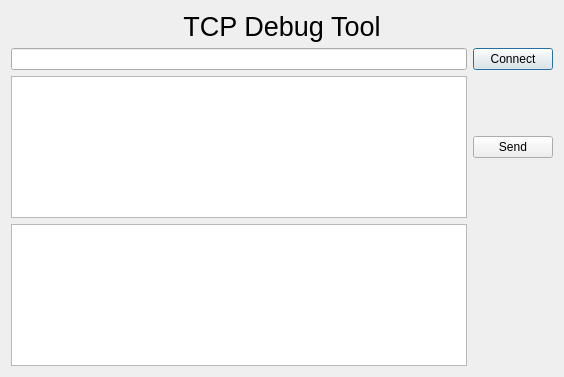
<?xml version="1.0" encoding="UTF-8"?>
<ui version="4.0">
 <class>tcptool</class>
 <widget class="QDialog" name="tcptool">
  <property name="geometry">
   <rect>
    <x>0</x>
    <y>0</y>
    <width>564</width>
    <height>377</height>
   </rect>
  </property>
  <property name="windowTitle">
   <string>Dialog</string>
  </property>
  <layout class="QGridLayout" name="gridLayout">
   <item row="1" column="0">
    <widget class="QLineEdit" name="le_ip"/>
   </item>
   <item row="1" column="1">
    <widget class="QPushButton" name="pb_tcpconnect">
     <property name="text">
      <string>Connect</string>
     </property>
    </widget>
   </item>
   <item row="2" column="0">
    <widget class="QTextEdit" name="te_sendmsg"/>
   </item>
   <item row="2" column="1">
    <widget class="QPushButton" name="pb_send">
     <property name="text">
      <string>Send</string>
     </property>
    </widget>
   </item>
   <item row="3" column="0">
    <widget class="QTextEdit" name="te_recvmsg"/>
   </item>
   <item row="0" column="0" colspan="2">
    <widget class="QLabel" name="lb_tcptitle">
     <property name="font">
      <font>
       <pointsize>20</pointsize>
      </font>
     </property>
     <property name="text">
      <string>TCP Debug Tool</string>
     </property>
     <property name="alignment">
      <set>Qt::AlignCenter</set>
     </property>
    </widget>
   </item>
  </layout>
 </widget>
 <resources/>
 <connections/>
</ui>
